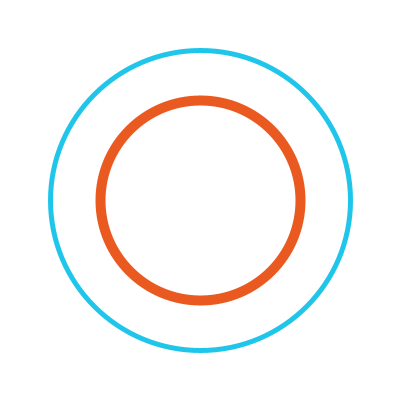
Frame 1 (no input)
Frame 60 (the mouse pressed at the canvas centre just before this capture): identical to frame 1, image omitted
Frame 120 (the mouse held since frame 60 and released just before this capture): identical to frame 1, image omitted

The Processing sketch that drew this single still picture (run headless with seeded random() and noise(); from frame 60 on, the mouse is pressed at the canvas centre):

// Processing sketch: s07e01ange
// ── s07e01ange.pde
//UDD - Expresión Digital II
//s07e01ange
//keyPressed dos ellipses, cambio de color ellipce de adentro con las teclas a y s

//variable stroke
float s1, s2;

//varaible color
color c1, c2;

//variables fill y stroke
float gStroke;
color cFill;

void setup() {
  size(400, 400);

  //valores de stroke
  s1 = 10;
  s2 = 20;

  //valores de colores
  c1 = color(234, 89, 32);
  c2 = color(32, 198, 234);

  //asignacion de valores a varibles especifica
  gStroke = s1;
  cFill = c1;
}

void draw() {
  background(255);

  //elemento a dibujar son dos ellipse
  strokeWeight(gStroke);
  stroke(cFill);
  noFill();
  ellipse(width/2, height/2, 200, 200);

  strokeWeight(5);
  stroke(c2);
  noFill();
  ellipse(width/2, height/2, 300, 300);
}

void keyPressed() {
  if (key == 'a') {
    gStroke = s1;
    cFill = c1;
  }
  if (key == 's') {
    gStroke = s2;
    cFill = c2;
  }
}
